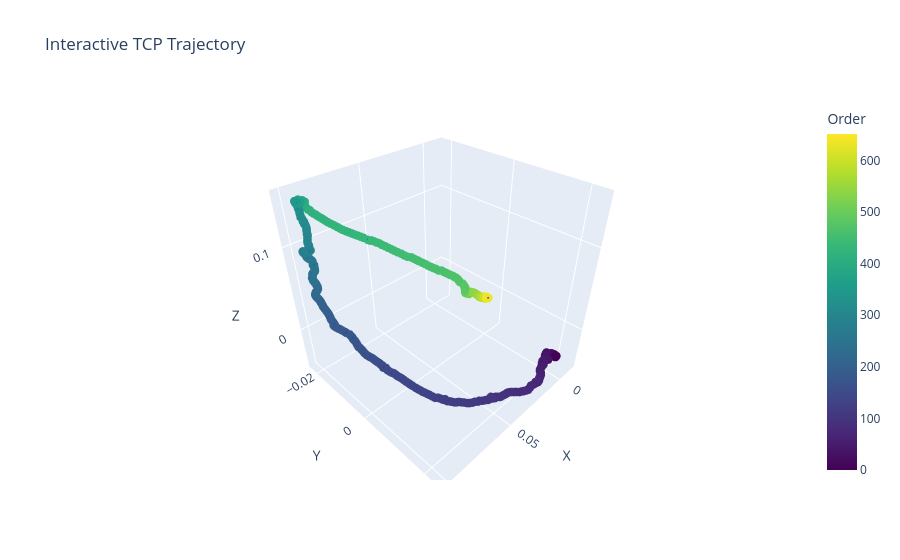

Notebook source saved alongside this figure:
### Code cell
plotly_pos(rel_pos)

### Figure 1 — Plotly figure (JSON) as saved in the notebook; plotly's stock layout.template omitted (floating-point values rounded to 4 significant figures; data arrays with more than 128 entries replaced by an {"elided": "..."} marker saying what was removed)
{"data": [{"line": {"color": "blue", "width": 4}, "marker": {"color": {"elided": "652 int values"}, "colorbar": {"title": {"text": "Order"}}, "colorscale": [[0, "#440154"], [0.1111, "#482878"], [0.2222, "#3e4989"], [0.3333, "#31688e"], [0.4444, "#26828e"], [0.5556, "#1f9e89"], [0.6667, "#35b779"], [0.7778, "#6ece58"], [0.8889, "#b5de2b"], [1, "#fde725"]], "size": 5}, "mode": "lines+markers", "type": "scatter3d", "x": {"elided": "652 float values"}, "y": {"elided": "652 float values"}, "z": {"elided": "652 float values"}}], "layout": {"scene": {"xaxis": {"title": {"text": "X"}}, "yaxis": {"title": {"text": "Y"}}, "zaxis": {"title": {"text": "Z"}}}, "title": {"text": "Interactive TCP Trajectory"}}}
